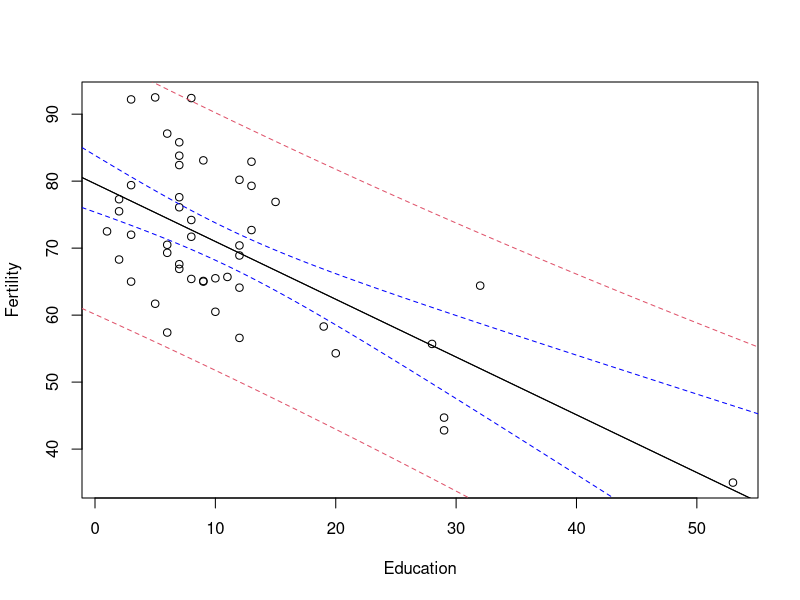

This figure's R source:
library(sfsmisc)


### Name: linesHyperb.lm
### Title: Plot Confidence or Prediction Hyperbolas around a Regression
###   Line
### Aliases: linesHyperb.lm
### Keywords: regression aplot

### ** Examples

data(swiss)
      plot(Fertility ~ Education, data = swiss) # the data
(lmS <- lm(Fertility ~ Education, data = swiss))
linesHyperb.lm(lmS)
linesHyperb.lm(lmS, conf=TRUE, col="blue")
